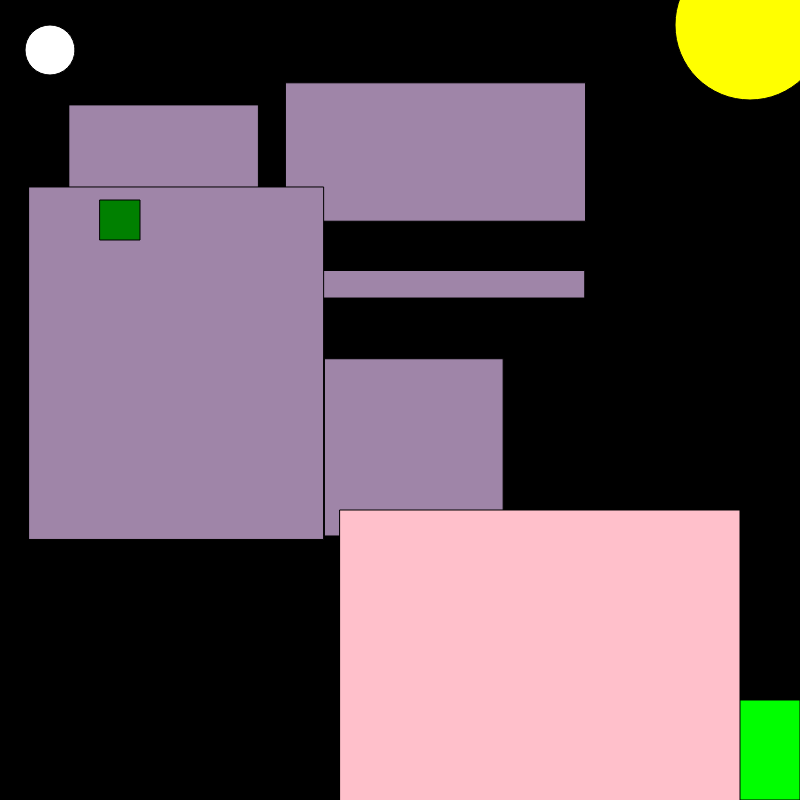
Frame 1 (no input)
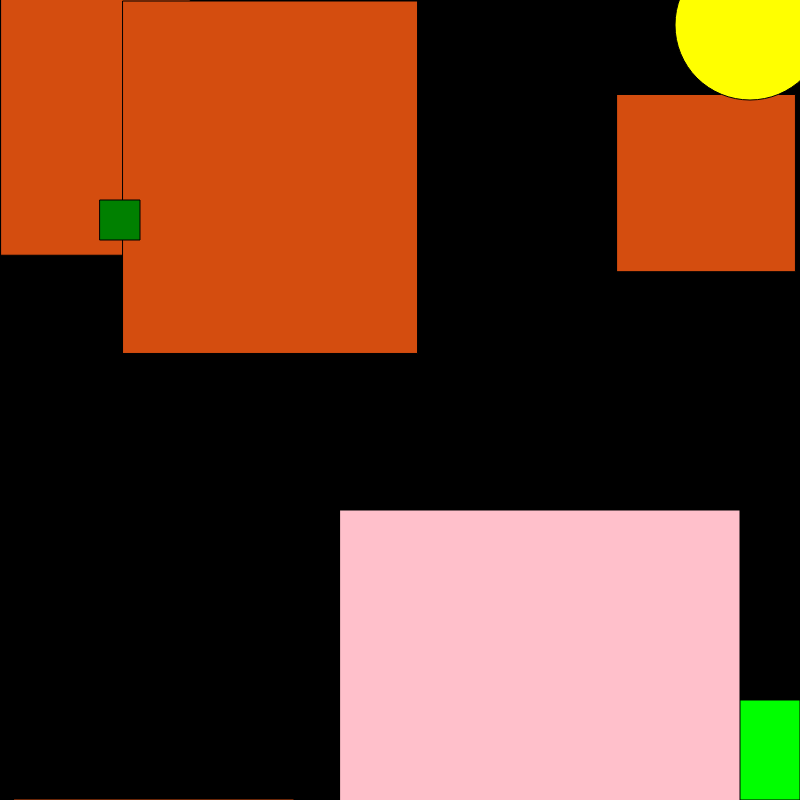
Frame 60 (no input)
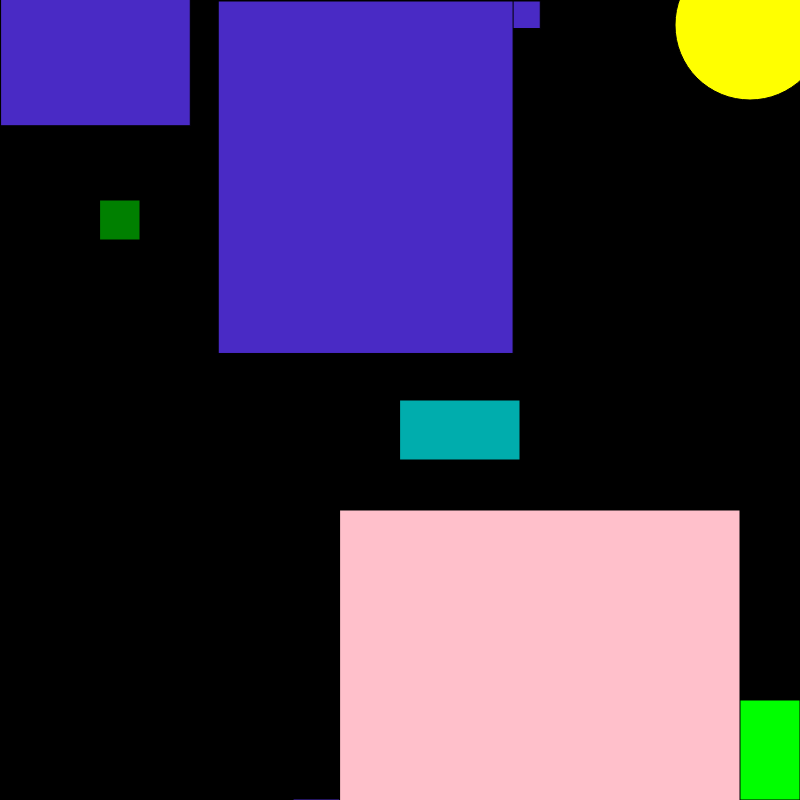
Frame 120 (the mouse pressed at the canvas centre since frame 60)

The p5.js sketch that drew these frames (run headless with seeded random() and noise() and a simulated clock; from frame 60 on, the mouse is pressed at the canvas centre):

// p5.js sketch
// ── sketch.js
var x = 50
var y = 50
var w = 87;
var a = 65;
var s = 83;
var d = 68;

var obstacle;
var obstaclex = [];
var obstacley = [];
var obstaclew = [];
var obstacleh = [];
var obstaclesize = [];
var obstaclediameter = [];
var movementx = [];
var movementy = [];

class shape{
  constructor(x,y,size,color,type){
  this.x = x;
  this.y = y;
  this.color = color;
  this.size = size;
  this.type = type;
  }
display(){
  fill(this.color)
  if(this.type==="circle")
  {
    circle(this.x,this.y,this.size)
  }
  if(this.type==="square")
  {
    square(this.x,this.y,this.size)
  }
  }
}
var square0 = new shape(100,200,40,"green","square")
var square1 = new shape(340,510,400,"pink","square")
var circle0 = new shape(750,25,150,"yellow","circle")
function setup()
{

  createCanvas(800,800);
  for(var i = 0; i < 5; i++)
        {
            obstaclex[i] = random(0,400);
            obstacley[i] = random(0,400);
            obstaclew[i] = random(0,400);
            obstacleh[i] = random(0,400);
            obstaclesize[i] = random(0,200);
            movementx[i] = random (-15,15);
            movementy[i] = random (-15,15);
        }
  
  movement = floor(random() * 10);
}

function draw()
{
  background(0,0,0)
  Player();
  Control();
  WinC();
  obstacleplace();
  obstaclecreation();
  obstaclemovement();
  square0.display();
  square1.display();
  circle0.display();
}
function Player()
{
  fill(255,255,255)
  circle(x,y,50);
  
}
function Control()
{
   if (keyIsDown(d))
    {
      x+=5;
    }
  else
    {
    if (keyIsDown(a))
      {
        x-=5;
      }
  else
    {
    if (keyIsDown(s))
      {
        y+=5;
      }
  else
    {
    if (keyIsDown(w))
      {
        y-=5;
      }
}
}
}
}
function WinC()
{
  fill(0,255,0);
  square(700,700,100);
    if (x > 700 && x < 800 && y > 700 && y < 800)
  {
    textSize(32);
    fill(255);
    text("YOU WIN THE GAME!", 80, 80)
  }
}
function mousePressed()
{
  obstacle = {
    x: mouseX,
    y: mouseY,
    w: 120,
    h: 60,
    }
}
function obstacleplace()
{
  if (obstacle)
  {
  fill(0,random(0,255),random(0,255));
  rect(obstacle.x, obstacle.y, obstacle.w, obstacle.h);
  }
}
function obstaclecreation()
{
  fill(random(0,255),random(0,255),random(0,255));
        for(var i = 0; i < 5; i++)
        {
            rect(obstaclex[i],obstacley[i],obstaclew[i],obstacleh[i]);
}
}
function obstaclemovement(){
  for (var i = 0; i < obstaclex.length; i++){
    obstaclex[i]+=movementx[i]
    obstacley[i]+=movementy[i]
  if (obstaclex[i]<=0){
    obstaclex[i]=799
  }
  else
  if(obstaclex[i]+obstaclew[i]>=800){
    obstaclex[i] = 1
  }
  else
  if (obstacley[i]<=0){
    obstacley[i]=799
  }
  else
  if (obstacley[i]+obstacleh[i]>=800){
    obstacley[i]=1
  }
}
}
